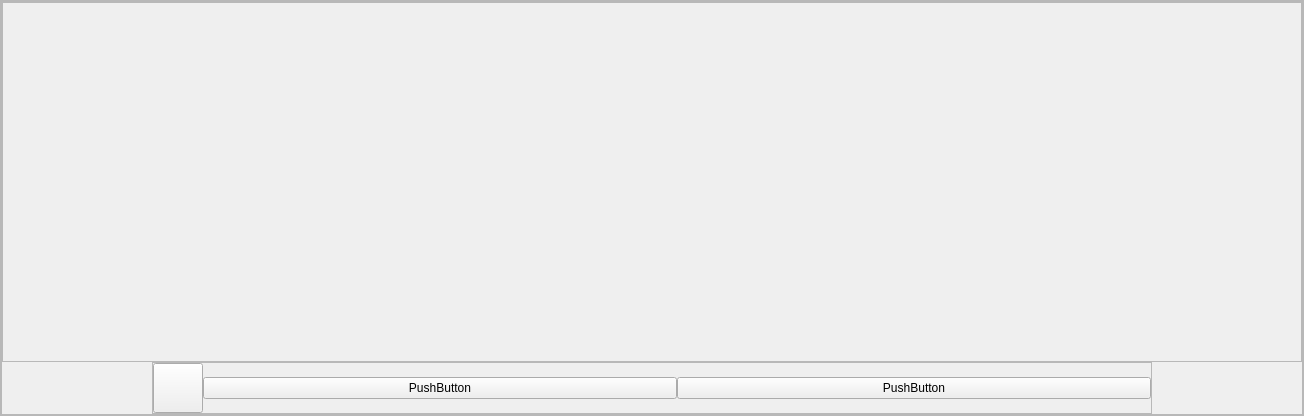
            <widget class="QFrame" name="text">
             <property name="minimumSize">
              <size>
               <width>0</width>
               <height>0</height>
              </size>
             </property>
             <property name="frameShape">
              <enum>QFrame::StyledPanel</enum>
             </property>
             <property name="frameShadow">
              <enum>QFrame::Raised</enum>
             </property>
             <property name="lineWidth">
              <number>0</number>
             </property>
             <layout class="QVBoxLayout" name="verticalLayout_11">
              <property name="spacing">
               <number>0</number>
              </property>
              <property name="leftMargin">
               <number>0</number>
              </property>
              <property name="topMargin">
               <number>0</number>
              </property>
              <property name="rightMargin">
               <number>0</number>
              </property>
              <property name="bottomMargin">
               <number>0</number>
              </property>
              <item alignment="Qt::AlignHCenter|Qt::AlignBottom">
               <widget class="QFrame" name="containfe_text">
                <property name="frameShape">
                 <enum>QFrame::StyledPanel</enum>
                </property>
                <property name="frameShadow">
                 <enum>QFrame::Raised</enum>
                </property>
                <layout class="QVBoxLayout" name="verticalLayout_12">
                 <property name="spacing">
                  <number>0</number>
                 </property>
                 <property name="leftMargin">
                  <number>0</number>
                 </property>
                 <property name="topMargin">
                  <number>0</number>
                 </property>
                 <property name="rightMargin">
                  <number>0</number>
                 </property>
                 <property name="bottomMargin">
                  <number>0</number>
                 </property>
                 <item alignment="Qt::AlignHCenter">
                  <widget class="QFrame" name="container_typed_text">
                   <property name="minimumSize">
                    <size>
                     <width>1300</width>
                     <height>360</height>
                    </size>
                   </property>
                   <property name="frameShape">
                    <enum>QFrame::StyledPanel</enum>
                   </property>
                   <property name="frameShadow">
                    <enum>QFrame::Raised</enum>
                   </property>
                   <layout class="QVBoxLayout" name="verticalLayout_13">
                    <property name="spacing">
                     <number>0</number>
                    </property>
                    <property name="leftMargin">
                     <number>0</number>
                    </property>
                    <property name="topMargin">
                     <number>0</number>
                    </property>
                    <property name="rightMargin">
                     <number>0</number>
                    </property>
                    <property name="bottomMargin">
                     <number>0</number>
                    </property>
                    <item>
                     <widget class="QLabel" name="given_text">
                      <property name="minimumSize">
                       <size>
                        <width>0</width>
                        <height>180</height>
                       </size>
                      </property>
                      <property name="maximumSize">
                       <size>
                        <width>1300</width>
                        <height>16777215</height>
                       </size>
                      </property>
                      <property name="text">
                       <string/>
                      </property>
                     </widget>
                    </item>
                   </layout>
                  </widget>
                 </item>
                 <item alignment="Qt::AlignHCenter">
                  <widget class="QFrame" name="container_butttons">
                   <property name="minimumSize">
                    <size>
                     <width>1000</width>
                     <height>0</height>
                    </size>
                   </property>
                   <property name="maximumSize">
                    <size>
                     <width>1000</width>
                     <height>16777215</height>
                    </size>
                   </property>
                   <property name="frameShape">
                    <enum>QFrame::StyledPanel</enum>
                   </property>
                   <property name="frameShadow">
                    <enum>QFrame::Raised</enum>
                   </property>
                   <layout class="QHBoxLayout" name="horizontalLayout_8">
                    <property name="spacing">
                     <number>0</number>
                    </property>
                    <property name="leftMargin">
                     <number>0</number>
                    </property>
                    <property name="topMargin">
                     <number>0</number>
                    </property>
                    <property name="rightMargin">
                     <number>0</number>
                    </property>
                    <property name="bottomMargin">
                     <number>0</number>
                    </property>
                    <item>
                     <widget class="QPushButton" name="refrech_button">
                      <property name="minimumSize">
                       <size>
                        <width>50</width>
                        <height>50</height>
                       </size>
                      </property>
                      <property name="maximumSize">
                       <size>
                        <width>50</width>
                        <height>50</height>
                       </size>
                      </property>
                      <property name="text">
                       <string/>
                      </property>
                      <property name="icon">
                       <iconset>
                        <normaloff>../images/svg_icon/refresh.svg</normaloff>../images/svg_icon/refresh.svg</iconset>
                      </property>
                      <property name="iconSize">
                       <size>
                        <width>40</width>
                        <height>40</height>
                       </size>
                      </property>
                     </widget>
                    </item>
                    <item>
                     <widget class="QPushButton" name="pushButton_23">
                      <property name="text">
                       <string>PushButton</string>
                      </property>
                     </widget>
                    </item>
                    <item>
                     <widget class="QPushButton" name="pushButton_25">
                      <property name="text">
                       <string>PushButton</string>
                      </property>
                     </widget>
                    </item>
                   </layout>
                  </widget>
                 </item>
                </layout>
               </widget>
              </item>
             </layout>
            </widget>
